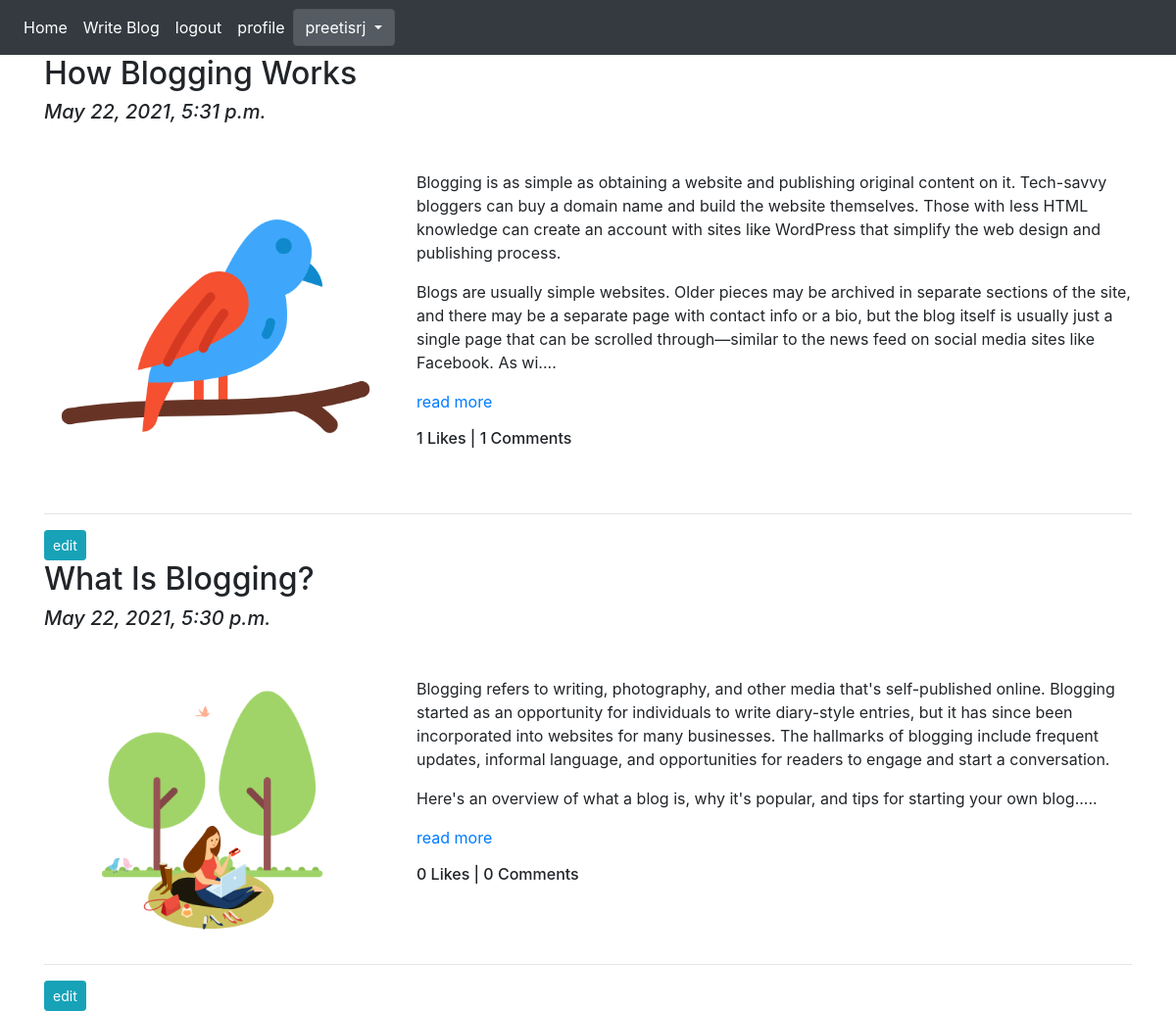
Page /blog/my_blog/ (signed in) on the committed database.
### App_blog/models.py (models this page shows, shortened)
class Blog(models.Model):
    author = models.ForeignKey(User,on_delete=models.CASCADE, related_name='post_author')
    blog_title = models.CharField(max_length=300,verbose_name="Put a Title")
    slug = models.SlugField(max_length=264, unique=True)
    blog_content = models.TextField(verbose_name="What is on your mind?")
    blog_image = models.ImageField(upload_to='blog_image', verbose_name="Blog image")
    publish_date = models.DateTimeField(auto_now_add=True)
    update_date = models.DateTimeField(auto_now=True)
    class Meta:
        ordering =['-publish_date']

### App_blog/views.py (the view)
# urls.py: path('my_blog/', views.Myblogs.as_view(), name='my_blogs'),
class Myblogs(LoginRequiredMixin,TemplateView):
    template_name = 'App_blog/my_blogs.html'

### App_blog/templatetags/custom_filters.py (called while the page is built)
def range_filter(value):
    return value[0:600] + "...."

### templates/App_blog/my_blogs.html (shortened to what this page needs)
{% extends 'base.html' %}
{%load custom_filters %}
{% block body_block %}
{% for blog in user.post_author.all%}
<h2>{{blog.blog_title}}</h2>
<h5><i>{{blog.publish_date}}</i></h5>
<br>
<div class="row">
<div class="col-sm-4">
    <img src="/media/{{blog.blog_image}}" width="100%">
</div>
<br>
<div class="col-sm-8">
    <p>{{ blog.blog_content|range_filter|linebreaks }}<a href="{%url 'App_blog:blog_details' blog.slug %}">read more</a>
    </p>
    <h6>{{blog.liked_blog.count}} Likes | {{blog.blog_comment.count}} Comments </h6>
</div>
</div>
<hr>
<a href="{%url 'App_blog:edit_blog' pk=blog.pk %}" class="btn btn-info btn-sm">edit</a>
{%endfor%}
{% endblock%}

### templates/base.html (shortened to what this page needs)
<!doctype html>
<html lang="en">
  <head>
    <link rel="stylesheet" href="https://maxcdn.bootstrapcdn.com/bootstrap/4.0.0/css/bootstrap.min.css"
>
    <link rel="stylesheet" href="https://maxcdn.bootstrapcdn.com/font-awesome/4.6.3/css/font-awesome.min.css">
  </head>
  <body>
   <nav class="navbar navbar-expand-sm bg-dark navbar-dark">
   <ul class="navbar-nav">
      <li class="nav-item active">
           <a class="nav-link" href="{% url 'index'%}">Home</a>
       </li>
      {%if user.is_authenticated %}
        <li class="nav-item active">
           <a class="nav-link" href="{% url 'App_blog:create_blog'%}">Write Blog</a>
       </li>
        <li class="nav-item active">
           <a class="nav-link" href="{% url 'App_login:logout'%}">logout</a>
       </li>
        <li class="nav-item active">
           <a class="nav-link" href="{% url 'App_login:profile'%}">profile</a>
       </li>
     {%endif%}
   </ul>
   {%if user.is_authenticated %}
  <div class="dropdown show">
    <a class="btn btn-secondary dropdown-toggle" href="#" role="button" id="dropdownMenuLink" data-toggle="dropdown">
      {{user.username}}
    </a>
  </div>
  {%endif%}
   </nav>
 <div class="container">
  {% block body_block%}
  {% endblock %}
 </div>
  </body>
</html>

### rows in the picture
Blog: blog_title "How Blogging Works", publish_date "May 22, 2021, 5:31 p.m.", blog_image (picture), blog_content|range_filter "Blogging is as simple as obtaining a website and publishing original content on it. Tech-savvy bloggers can buy a domain name and build the website themselves. Those with less HTML knowledge can create an account with sites like WordPress that simplify the web design and publishing process. Blogs are usually simple websites. Older pieces may be archived in separate sections of the site, and there may be a separate page with contact info or a bio, but the blog itself is usually just a single page that can be scrolled through—similar to the news feed on social media sites like Facebook. As wi....", liked_blog.count "1", blog_comment.count "1"
Blog: blog_title "What Is Blogging?", publish_date "May 22, 2021, 5:30 p.m.", blog_image (picture), blog_content|range_filter "Blogging refers to writing, photography, and other media that's self-published online. Blogging started as an opportunity for individuals to write diary-style entries, but it has since been incorporated into websites for many businesses. The hallmarks of blogging include frequent updates, informal language, and opportunities for readers to engage and start a conversation. Here's an overview of what a blog is, why it's popular, and tips for starting your own blog.....", liked_blog.count "0", blog_comment.count "0"

### other values in the picture
{{ user.username }} "preetisrj"
